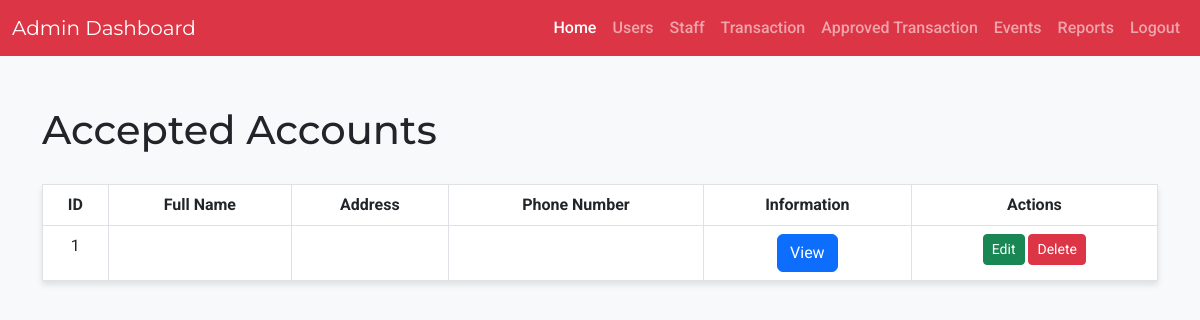
The app's page /view/admin/pages/all_user.php (signed in), older data.
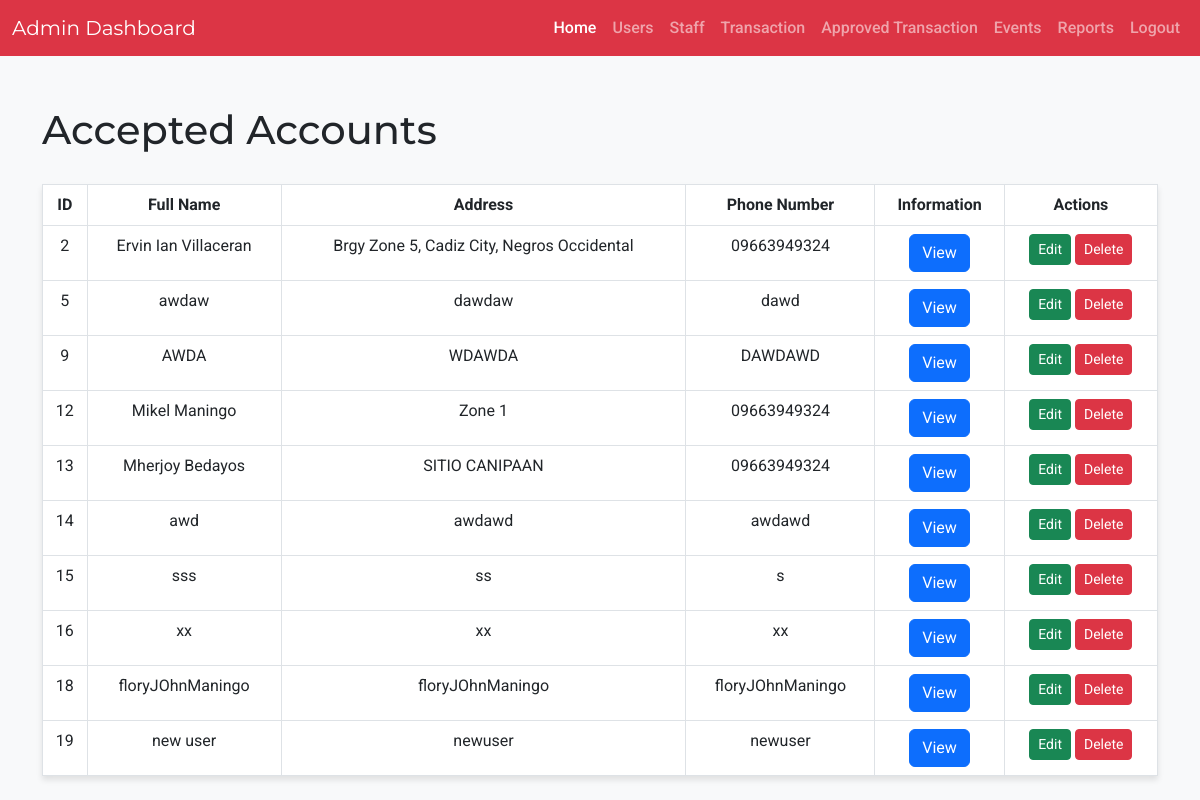
The same page, newer data.
### tables this page shows
CREATE TABLE `tbl_user` (
  `id` int(10) NOT NULL,
  `user_id` varchar(50) NOT NULL,
  `username` varchar(50) NOT NULL,
  `password` varchar(255) NOT NULL,
  `fullname` varchar(255) NOT NULL,
  `address` varchar(50) NOT NULL,
  `phone_number` varchar(255) NOT NULL,
  `isApproved` tinyint(4) DEFAULT NULL
);

### view/admin/pages/all_user.php (the view, shortened to what this page needs)
<?php
$host = 'localhost';
$dbname = 'pet_db';
$username = 'root';
$password = '';
try {
    $pdo = new PDO("mysql:host=$host;dbname=$dbname", $username, $password);
    $pdo->setAttribute(PDO::ATTR_ERRMODE, PDO::ERRMODE_EXCEPTION);
    $query = "SELECT id, isApproved, user_id, username, password, fullname, address, phone_number FROM tbl_user WHERE isApproved = 1";
    $stmt = $pdo->query($query);
    $result = $stmt->fetchAll(PDO::FETCH_ASSOC);
} catch (PDOException $e) {
    echo "Connection failed: " . $e->getMessage();
}
?>
<!DOCTYPE html>
<html lang="en">
<head>
    <link href="https://cdn.jsdelivr.net/npm/bootstrap@5.3.0-alpha1/dist/css/bootstrap.min.css" rel="stylesheet">
</head>
<body>
<nav class="navbar navbar-expand-lg navbar-dark bg-danger">
        <div class="container-fluid">
            <a class="navbar-brand" href="#">Admin Dashboard</a>
            <div class="collapse navbar-collapse" id="navbarNav">
                <ul class="navbar-nav ms-auto">
                    <li class="nav-item">
                        <a class="nav-link active" href="dashboard.php">Home</a>
                    </li>
                    <li class="nav-item">
                        <a class="nav-link" href="users.php">Users</a>
                    </li>
                    <li class="nav-item">
                        <a class="nav-link" href="staff.php">Staff</a>
                    </li>
                    <li class="nav-item">
                        <a class="nav-link" href="transactions.php">Transaction</a>
                    </li>
                    <li class="nav-item">
                        <a class="nav-link" href="approved.php">Approved Transaction</a>
                    </li>
                    <li class="nav-item">
                        <a class="nav-link" href="events.php">Events</a>
                    </li>
                    <li class="nav-item">
                        <a class="nav-link" href="#">Reports</a>
                    </li>
                    <li class="nav-item">
                        <a class="nav-link" href="logout.php">Logout</a>
                    </li>
                </ul>
            </div>
        </div>
    </nav>
    <div class="container">
        <h1>Accepted Accounts</h1>
        <?php if (empty($result)): ?>
            <div class="no-records">
                No accepted accounts found.
            </div>
        <?php else: ?>
            <table class="table table-bordered">
                <thead>
                    <tr>
                        <th>ID</th>
                        <th>Full Name</th>
                        <th>Address</th>
                        <th>Phone Number</th>
                        <th>Information</th>
                        <th>Actions</th>
                    </tr>
                </thead>
                <tbody>
                    <?php foreach ($result as $row): ?>
                        <tr>
                            <td><?= htmlspecialchars($row['id']) ?></td>
                            <td><?= htmlspecialchars($row['fullname']) ?></td>
                            <td><?= htmlspecialchars($row['address']) ?></td>
                            <td><?= htmlspecialchars($row['phone_number']) ?></td>
                            <td>
                                <a href="userinfo.php?user_id=<?= htmlspecialchars($row['user_id']) ?>" class="btn btn-primary">View</a>
                               </td>
                            <td>
                                <button
                                    class="btn btn-success btn-sm edit-button"
                                    data-bs-toggle="modal"
                                    data-bs-target="#editUsersModal"
                                    data-id="<?= htmlspecialchars($row['id']) ?>"
                                    data-fullname="<?= htmlspecialchars($row['fullname']) ?>"
                                    data-address="<?= htmlspecialchars($row['address']) ?>"
                                    data-phone_number="<?= htmlspecialchars($row['phone_number']) ?>"
                                    data-username="<?= htmlspecialchars($row['username']) ?>">
                                    Edit
                                </button>
                                <button
                                    type="button"
                                    class="btn btn-danger btn-sm delete-button"
                                    data-bs-toggle="modal"
                                    data-bs-target="#deleteUserModal"
                                    data-id="<?= htmlspecialchars($row['id']) ?>"
                                    data-username="<?= htmlspecialchars($row['username']) ?>"
                                    data-fullname="<?= htmlspecialchars($row['fullname']) ?>">
                                    Delete
                                </button>
                            </td>
                        </tr>
                    <?php endforeach; ?>
                </tbody>
            </table>
        <?php endif; ?>
    </div>
</body>
</html>

### view/admin/pages/all_user.php (style rules this page uses)
body { font-family: 'Roboto', sans-serif; background-color: #f8f9fa; }
nav.navbar { background-color: #dc3545; }
nav .navbar-brand { font-family: 'Montserrat', sans-serif; }
.container { margin-top: 50px; }
h1 { font-family: 'Montserrat', sans-serif; margin-bottom: 30px; }
table { background-color: white; box-shadow: 0 4px 6px rgba(0, 0, 0, 0.1); }
table th, table td { padding: 15px; text-align: center; }
table th { background-color: #f1f1f1; }
table tr:nth-child(odd) { background-color: #f9f9f9; }
.navbar-nav .nav-link { font-size: 16px; font-weight: 500; transition: color 0.3s ease; }

Row changes from the older to the newer data that the page shows:
removed tbl_user: id "1"
added tbl_user: id "2", fullname "Ervin Ian Villaceran", address "Brgy Zone 5, Cadiz City, Negros Occidental", phone_number "09663949324"
added tbl_user: id "5", fullname "awdaw", address "dawdaw", phone_number "dawd"
added tbl_user: id "9", fullname "AWDA", address "WDAWDA", phone_number "DAWDAWD"
added tbl_user: id "12", fullname "Mikel Maningo", address "Zone 1", phone_number "09663949324"
added tbl_user: id "13", fullname "Mherjoy Bedayos", address "SITIO CANIPAAN", phone_number "09663949324"
added tbl_user: id "14", fullname "awd", address "awdawd", phone_number "awdawd"
added tbl_user: id "15", fullname "sss", address "ss", phone_number "s"
added tbl_user: id "16", fullname "xx", address "xx", phone_number "xx"
added tbl_user: id "18", fullname "floryJOhnManingo", address "floryJOhnManingo", phone_number "floryJOhnManingo"
added tbl_user: id "19", fullname "new user", address "newuser", phone_number "newuser"
